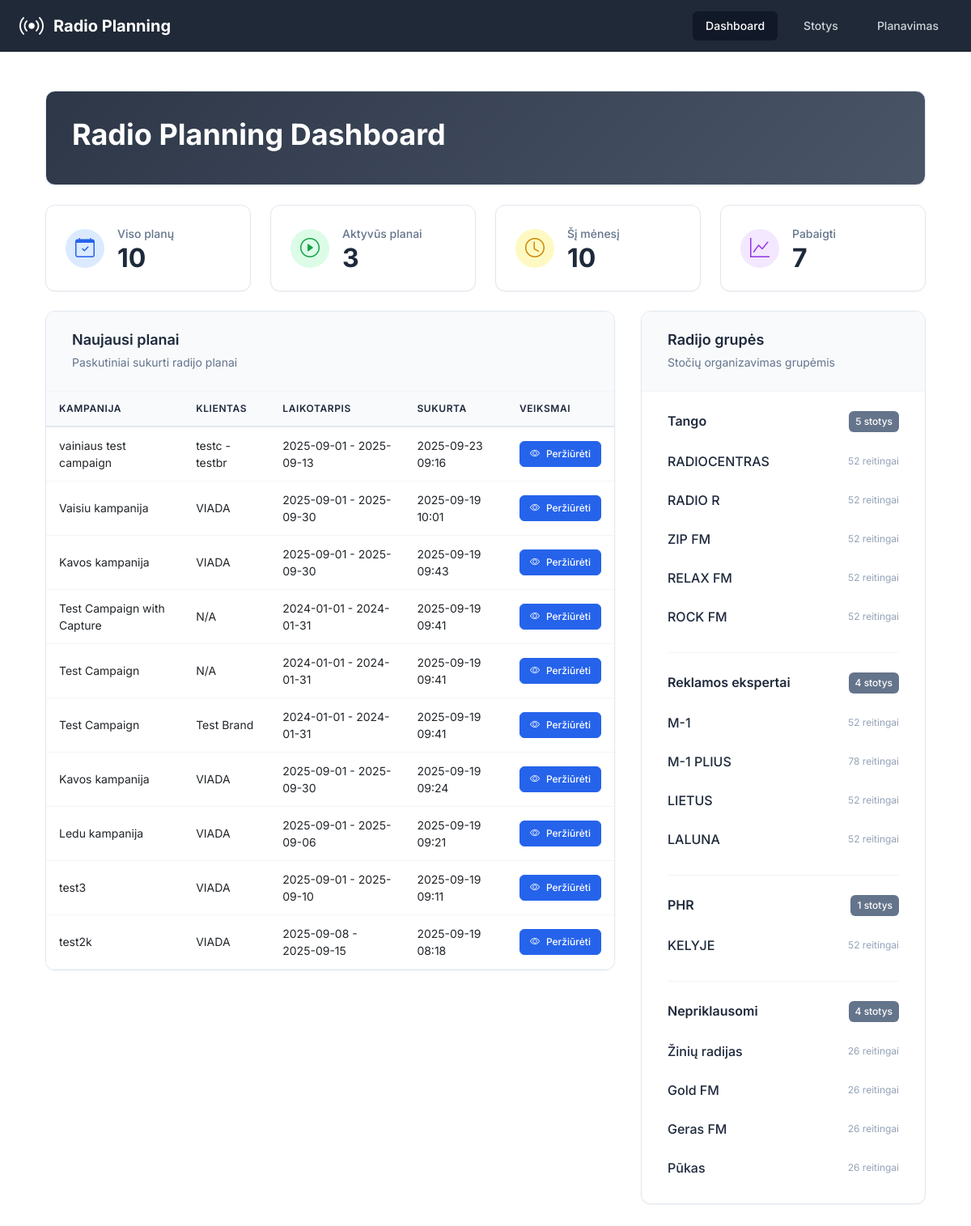
The page / on the database its author committed.
### app/models.py (models this page shows, shortened)
class RadioPlan(db.Model):
    __tablename__ = 'radio_plans'
    id = db.Column(db.Integer, primary_key=True)
    campaign_id = db.Column(db.Integer, nullable=False)  # From projects-crm
    campaign_name = db.Column(db.String(200))
    project_id = db.Column(db.Integer)
    project_name = db.Column(db.String(200))
    client_brand_id = db.Column(db.Integer)
    client_brand_name = db.Column(db.String(200))
    start_date = db.Column(db.Date, nullable=False)
    end_date = db.Column(db.Date, nullable=False)
    target_audience = db.Column(db.String(50), nullable=False)
    our_discount = db.Column(db.Float, default=0)  # Percentage
    client_discount = db.Column(db.Float, default=0)  # Percentage
    created_at = db.Column(db.DateTime, default=datetime.utcnow)
    updated_at = db.Column(db.DateTime, default=datetime.utcnow, onupdate=datetime.utcnow)
    spots = db.relationship('RadioSpot', backref='plan', lazy='dynamic', cascade='all, delete-orphan')
    clips = db.relationship('RadioClip', backref='plan', lazy='dynamic', cascade='all, delete-orphan')
    selected_stations = db.relationship('RadioStation', secondary=plan_stations, lazy='subquery',
                                      backref=db.backref('plans', lazy=True))

class RadioGroup(db.Model):
    __tablename__ = 'radio_groups'
    id = db.Column(db.Integer, primary_key=True)
    name = db.Column(db.String(100), nullable=False, unique=True)
    created_at = db.Column(db.DateTime, default=datetime.utcnow)
    stations = db.relationship('RadioStation', backref='group', lazy='dynamic', cascade='all, delete-orphan')

class RadioStation(db.Model):
    __tablename__ = 'radio_stations'
    id = db.Column(db.Integer, primary_key=True)
    name = db.Column(db.String(100), nullable=False)
    group_id = db.Column(db.Integer, db.ForeignKey('radio_groups.id'), nullable=False)
    created_at = db.Column(db.DateTime, default=datetime.utcnow)
    updated_at = db.Column(db.DateTime, default=datetime.utcnow, onupdate=datetime.utcnow)
    prices = db.relationship('StationPrice', backref='station', lazy='dynamic', cascade='all, delete-orphan')
    ratings = db.relationship('StationRating', backref='station', lazy='dynamic', cascade='all, delete-orphan')

### app/routes.py (the view)
@main_bp.route('/')
def index():
    plans = RadioPlan.query.order_by(RadioPlan.created_at.desc()).limit(10).all()
    stations = RadioStation.query.all()
    groups = RadioGroup.query.all()
    return render_template('index.html',
                         plans=plans,
                         stations=stations,
                         groups=groups)

### app/templates/index.html (shortened to what this page needs)
{% extends "base.html" %}
{% block content %}
<div class="container-fluid p-0">
    <div class="dashboard-header mb-4">
        <div class="header-content">
            <h1 style="color: white;">Radio Planning Dashboard</h1>
        </div>
    </div>
    <div class="grid grid-cols-1 gap-4 sm:grid-cols-4 mb-6">
        <div class="professional-card">
            <div class="card-content">
                <div class="card-icon bg-blue-100">
                    <i class="bi bi-calendar-check text-blue-600"></i>
                </div>
                <div class="card-stats">
                    <p class="card-title">Viso planų</p>
                    <p class="card-number" id="totalPlans">{{ plans | length }}</p>
                </div>
            </div>
        </div>
        <div class="professional-card">
            <div class="card-content">
                <div class="card-icon bg-green-100">
                    <i class="bi bi-play-circle text-green-600"></i>
                </div>
                <div class="card-stats">
                    <p class="card-title">Aktyvūs planai</p>
                    <p class="card-number" id="activePlans">0</p>
                </div>
            </div>
        </div>
        <div class="professional-card">
            <div class="card-content">
                <div class="card-icon bg-yellow-100">
                    <i class="bi bi-clock text-yellow-600"></i>
                </div>
                <div class="card-stats">
                    <p class="card-title">Šį mėnesį</p>
                    <p class="card-number" id="thisMonthPlans">0</p>
                </div>
            </div>
        </div>
        <div class="professional-card">
            <div class="card-content">
                <div class="card-icon bg-purple-100">
                    <i class="bi bi-graph-up text-purple-600"></i>
                </div>
                <div class="card-stats">
                    <p class="card-title">Pabaigti</p>
                    <p class="card-number" id="completedPlans">0</p>
                </div>
            </div>
        </div>
    </div>
    <div class="content-grid">
        <div class="content-section plans-section">
            <div class="professional-section">
                <div class="section-header">
                    <div class="section-title">
                        <h3>Naujausi planai</h3>
                        <span class="section-subtitle">Paskutiniai sukurti radijo planai</span>
                    </div>
                </div>
                <div class="table-container">
                    {% if plans %}
                    <div class="table-responsive">
                        <table class="professional-table">
                            <thead>
                                <tr>
                                    <th>Kampanija</th>
                                    <th>Klientas</th>
                                    <th>Laikotarpis</th>
                                    <th>Sukurta</th>
                                    <th>Veiksmai</th>
                                </tr>
                            </thead>
                            <tbody>
                                {% for plan in plans %}
                                <tr>
                                    <td>{{ plan.campaign_name or 'N/A' }}</td>
                                    <td>{{ plan.client_brand_name or 'N/A' }}</td>
                                    <td>{{ plan.start_date.strftime('%Y-%m-%d') }} - {{ plan.end_date.strftime('%Y-%m-%d') }}</td>
                                    <td>{{ plan.created_at.strftime('%Y-%m-%d %H:%M') }}</td>
                                    <td>
                                        <a href="{{ url_for('main.view_plan', plan_id=plan.id) }}" class="btn-professional btn-primary btn-sm">
                                            <i class="bi bi-eye"></i>
                                            <span>Peržiūrėti</span>
                                        </a>
                                    </td>
                                </tr>
                                {% endfor %}
                            </tbody>
                        </table>
                    </div>
                    {% endif %}
                </div>
            </div>
        </div>
        <div class="content-section groups-section">
            <div class="professional-section">
                <div class="section-header">
                    <div class="section-title">
                        <h3>Radijo grupės</h3>
                        <span class="section-subtitle">Stočių organizavimas grupėmis</span>
                    </div>
                </div>
                <div class="groups-container">
                    {% for group in groups %}
                    <div class="group-item">
                        <div class="group-header">
                            <h4>{{ group.name }}</h4>
                            <span class="group-badge">{{ group.stations.count() }} stotys</span>
                        </div>
                        <div class="stations-list">
                            {% for station in group.stations %}
                            <div class="station-item">
                                <span class="station-name">{{ station.name }}</span>
                                <span class="station-info">{{ station.ratings.count() }} reitingai</span>
                            </div>
                            {% endfor %}
                        </div>
                    </div>
                    {% endfor %}
                </div>
            </div>
        </div>
    </div>
</div>
{% endblock %}

### app/templates/base.html (shortened to what this page needs)
<!DOCTYPE html>
<html lang="lt" class="h-full bg-gray-50">
<head>
    <script src="https://cdn.tailwindcss.com"></script>
    <link rel="stylesheet" href="https://cdn.jsdelivr.net/npm/bootstrap-icons@1.11.0/font/bootstrap-icons.css">
    <link href="https://cdn.jsdelivr.net/npm/bootstrap@5.3.0/dist/css/bootstrap.min.css" rel="stylesheet">
</head>
<body class="h-full">
    <div class="min-h-full">
        <header class="bg-gray-800">
            <div class="max-w-7xl mx-auto px-4 sm:px-6 lg:px-8">
                <div class="flex justify-between h-16">
                    <div class="flex items-center">
                        <div class="flex-shrink-0">
                            <div class="flex items-center">
                                <i class="bi bi-broadcast text-white text-3xl mr-3"></i>
                                <h1 class="text-xl font-bold text-white">Radio Planning</h1>
                            </div>
                        </div>
                    </div>
                    <nav class="hidden md:flex items-center space-x-4">
                        <a href="{{ url_for('main.index') }}"
                           class="{% if request.endpoint == 'main.index' %}bg-gray-900 text-white{% else %}text-gray-300 hover:bg-gray-700 hover:text-white{% endif %} px-3 py-2 rounded-md text-sm font-medium transition-colors">
                            Dashboard
                        </a>
                        <a href="{{ url_for('main.stations') }}"
                           class="{% if request.endpoint == 'main.stations' %}bg-gray-900 text-white{% else %}text-gray-300 hover:bg-gray-700 hover:text-white{% endif %} px-3 py-2 rounded-md text-sm font-medium transition-colors">
                            Stotys
                        </a>
                        <a href="{{ url_for('main.planning') }}"
                           class="{% if request.endpoint == 'main.planning' %}bg-gray-900 text-white{% else %}text-gray-300 hover:bg-gray-700 hover:text-white{% endif %} px-3 py-2 rounded-md text-sm font-medium transition-colors">
                            Planavimas
                        </a>
                    </nav>
                </div>
            </div>
        </header>
        <main class="max-w-7xl mx-auto py-6 sm:px-6 lg:px-8">
            <div class="px-4 py-6 sm:px-0">
                {% block content %}{% endblock %}
            </div>
        </main>
    </div>
</body>
</html>

### app/templates/base.html (style rules this page uses)
body { font-family: 'Inter', sans-serif; }

### rows shown on the page
RadioPlan: campaign_name "vainiaus test campaign", client_brand_name "testc - testbr", start_date "2025-09-01", end_date "2025-09-13", created_at "2025-09-23 09:16"
RadioPlan: campaign_name "Vaisiu kampanija", client_brand_name "VIADA", start_date "2025-09-01", end_date "2025-09-30", created_at "2025-09-19 10:01"
RadioPlan: campaign_name "Kavos kampanija", client_brand_name "VIADA", start_date "2025-09-01", end_date "2025-09-30", created_at "2025-09-19 09:43"
RadioPlan: campaign_name "Test Campaign with Capture", client_brand_name "N/A", start_date "2024-01-01", end_date "2024-01-31", created_at "2025-09-19 09:41"
RadioPlan: campaign_name "Test Campaign", client_brand_name "N/A", start_date "2024-01-01", end_date "2024-01-31", created_at "2025-09-19 09:41"
RadioPlan: campaign_name "Test Campaign", client_brand_name "Test Brand", start_date "2024-01-01", end_date "2024-01-31", created_at "2025-09-19 09:41"
RadioPlan: campaign_name "Kavos kampanija", client_brand_name "VIADA", start_date "2025-09-01", end_date "2025-09-30", created_at "2025-09-19 09:24"
RadioPlan: campaign_name "Ledu kampanija", client_brand_name "VIADA", start_date "2025-09-01", end_date "2025-09-06", created_at "2025-09-19 09:21"
RadioPlan: campaign_name "test3", client_brand_name "VIADA", start_date "2025-09-01", end_date "2025-09-10", created_at "2025-09-19 09:11"
RadioPlan: campaign_name "test2k", client_brand_name "VIADA", start_date "2025-09-08", end_date "2025-09-15", created_at "2025-09-19 08:18"
RadioGroup: name "Tango", stations.count "5"
RadioStation: name "RADIOCENTRAS", ratings.count "52"
RadioStation: name "RADIO R", ratings.count "52"
RadioStation: name "ZIP FM", ratings.count "52"
RadioStation: name "RELAX FM", ratings.count "52"
RadioStation: name "ROCK FM", ratings.count "52"
RadioGroup: name "Reklamos ekspertai", stations.count "4"
RadioStation: name "M-1", ratings.count "52"
RadioStation: name "M-1 PLIUS", ratings.count "78"
RadioStation: name "LIETUS", ratings.count "52"
RadioStation: name "LALUNA", ratings.count "52"
RadioGroup: name "PHR", stations.count "1"
RadioStation: name "KELYJE", ratings.count "52"
RadioGroup: name "Nepriklausomi", stations.count "4"
RadioStation: name "Žinių radijas", ratings.count "26"
RadioStation: name "Gold FM", ratings.count "26"
RadioStation: name "Geras FM", ratings.count "26"
RadioStation: name "Pūkas", ratings.count "26"

### other values the page prints
{{ plans | length }} "10"
